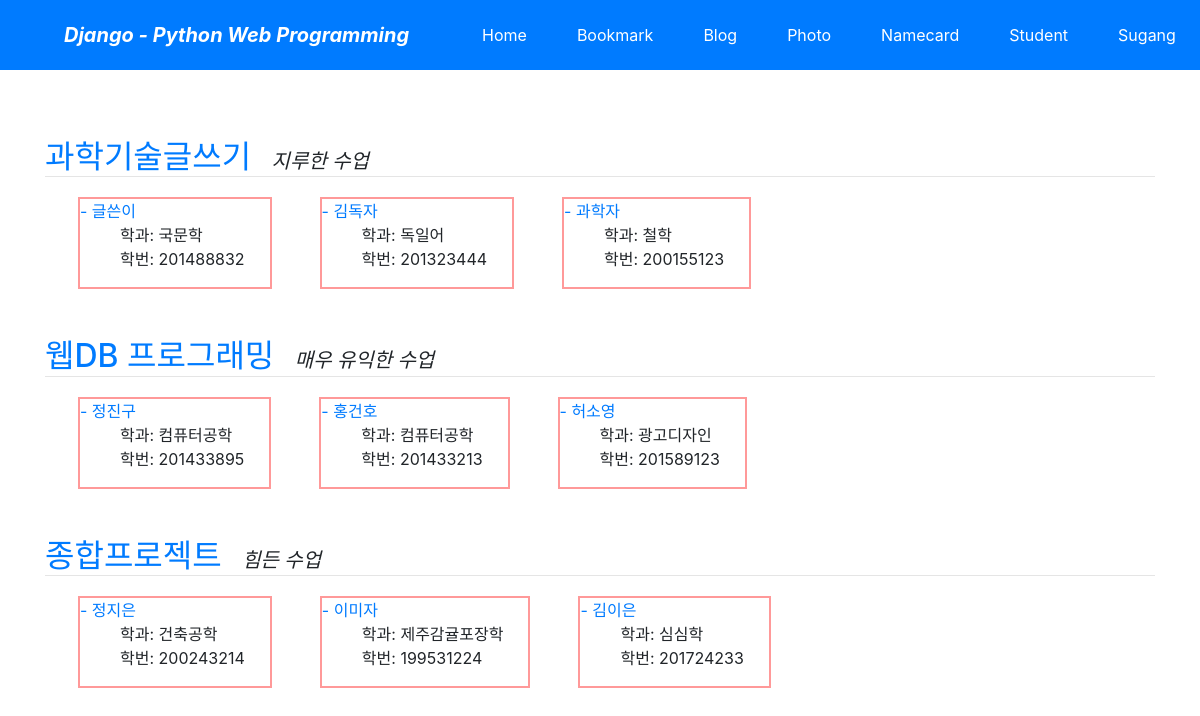
/sugang/, run on the app's committed database.
### sugang/models.py (models this page shows, shortened)
class Subject(models.Model):
    name = models.CharField('NAME', max_length=30)
    description = models.CharField('One Line Description', max_length=100, blank=True)
    owner = models.ForeignKey('auth.User', on_delete=models.CASCADE, verbose_name='OWNER', blank=True, null=True)
    class Meta:
        ordering = ('name',)

class Apply(models.Model):
    subject = models.ForeignKey(Subject, on_delete=models.CASCADE)
    name = models.CharField('NAME', max_length=20)
    number = models.CharField('NUMBER', max_length=20)
    major = models.CharField('MAJOR', max_length=20) #upload_to 이미지가 저장될 폴더
    upload_dt = models.DateTimeField('UPDATE DATE', auto_now_add=True)
    owner = models.ForeignKey('auth.User', on_delete=models.CASCADE, verbose_name='OWNER', blank=True, null=True)  # 추가①
    class Meta:
        ordering = ('subject',)
    def get_absolute_url(self):
        return reverse('sugang:apply_detail', args=(self.id,))

### sugang/views.py (the view)
# urls.py: path('', views.SubjectLV.as_view(), name='index'),
class SubjectLV(ListView):
    model = Subject

### sugang/templates/sugang/subject_list.html (shortened to what this page needs)
{% extends "base.html" %}
{% block content %}
    {% for item in object_list %}
    <div class="mt-5">
        <a class="h2" href="{% url 'sugang:subject_detail' item.id %}">
            {{ item.name }}</a>&emsp;
        <span class="font-italic h5">{{ item.description }}</span>
    </div>
    <hr style="margin: 0 0 20px 0;">
    <div class="row">
        {% for apply in item.apply_set.all|slice:":5" %}
        <div class="ml-5">
            <div class="thumbnail">
                <a href="{{ apply.get_absolute_url }}">
-                       {{apply.name}}
                </a>
                    <ul>
                        학과: {{ apply.major}}<br/>
                        학번: {{apply.number}}
                    </ul>
            </div>
        </div>
        {% endfor %}
    </div>
    {% endfor %}
{% endblock %}

### sugang/templates/sugang/subject_list.html (style rules this page uses)
.thumbnail { border: 2px solid #ff9999; padding: 0 25px 0 0; }

### data on the page
Subject: name "과학기술글쓰기", description "지루한 수업"
Apply: name "글쓴이", major "국문학", number "201488832"
Apply: name "김독자", major "독일어", number "201323444"
Apply: name "과학자", major "철학", number "200155123"
Subject: name "웹DB 프로그래밍", description "매우 유익한 수업"
Apply: name "정진구", major "컴퓨터공학", number "201433895"
Apply: name "홍건호", major "컴퓨터공학", number "201433213"
Apply: name "허소영", major "광고디자인", number "201589123"
Subject: name "종합프로젝트", description "힘든 수업"
Apply: name "정지은", major "건축공학", number "200243214"
Apply: name "이미자", major "제주감귤포장학", number "199531224"
Apply: name "김이은", major "심심학", number "201724233"
